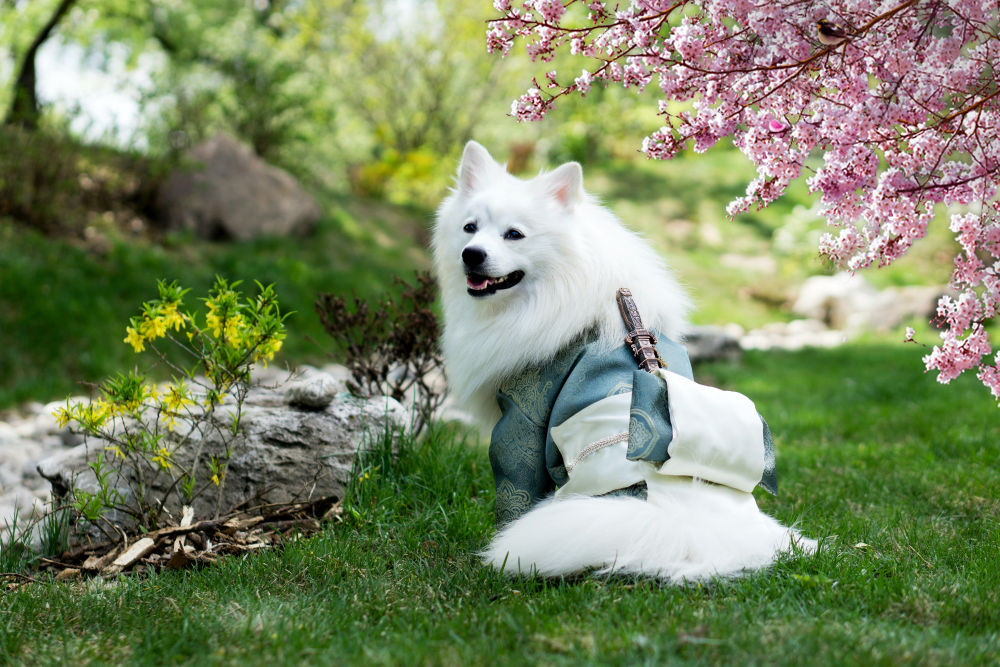
#> input picture images/11.jpg, 4000 x 2667 px, given in place of 0.jpg, which was not available (shown at 1/4 size)
$ python t2.py
#> lines starting #> are read from the running program, lines starting #| are printed output that depends on the picture
from PIL import Image
import os
import time
import multiprocessing

def chunk_proc(dir):

    pool = multiprocessing.Pool(4)
    pool.starmap(compress_ind, [(k*4, (k+1)*4, dir) for k in range(4)])

    return


def compress(image_file, i, dir):

#> called with image_file = 'images/0.jpg', i = 0, dir = 'notmultiprocess'
    filepath = os.path.join(os.getcwd(), image_file)

    image = Image.open(filepath)
#> image is the input picture: PIL image 4000x2667 RGB; mean R, G, B 122.7, 134.8, 98.3
    x, y = image.size
#> x = 4000; y = 2667
    image = image.resize((x//10, y//10))
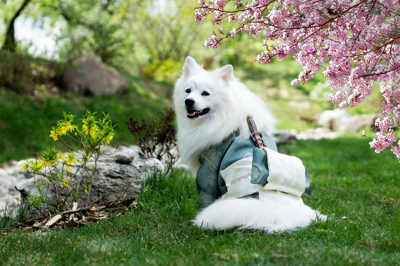
#> image: PIL image 400x266 RGB; mean R, G, B 122.7, 134.8, 98.3
    image.save(f"{dir}/{i}.jpg",
                 optimize = True,
                 quality = 10)


    return

def compress_ind(l, r, dir):
    for i in range(l,r):
            compress(f"images/{i}.jpg", i, dir)
#> pass 2 of the loop in compress_ind, `for i in range(l,r):`:
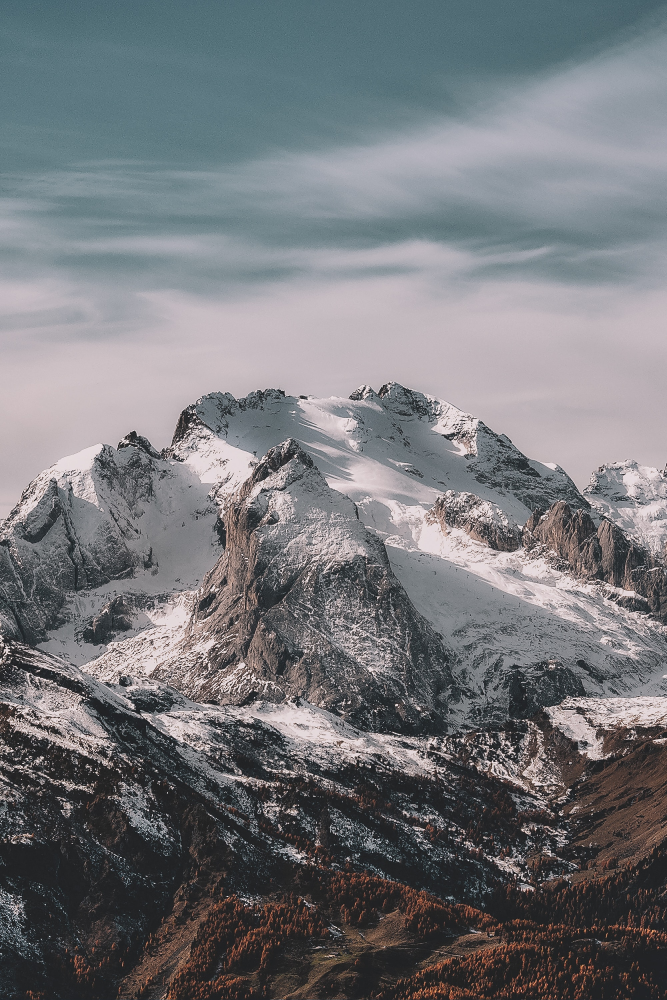
#> input picture images/12.jpg, 2000 x 3000 px, given in place of 1.jpg, which was not available (shown at 1/3 size)
#> in compress, image is the input picture: PIL image 2000x3000 RGB; mean R, G, B 116.7, 118.2, 122
#> in compress (call 2), `image = image.resize((x//10, y//10))`:
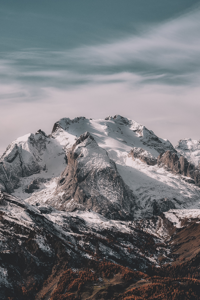
#> image: PIL image 200x300 RGB; mean R, G, B 116.7, 118.2, 122

if __name__ == "__main__":
    start = time.time()
#> (the run stopped early here; a loop or call above may not have finished)
